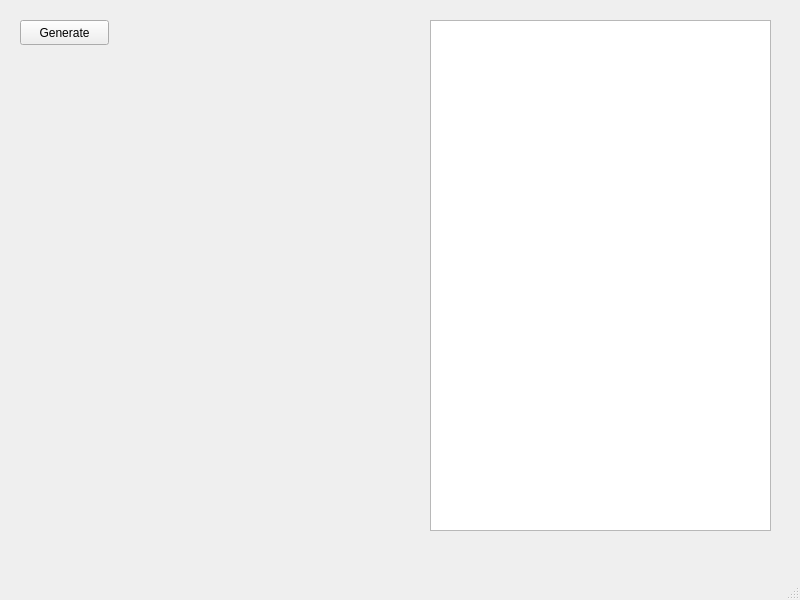
<?xml version="1.0" encoding="UTF-8"?>
<ui version="4.0">
 <class>MainWindow</class>
 <widget class="QMainWindow" name="MainWindow">
  <property name="geometry">
   <rect>
    <x>0</x>
    <y>0</y>
    <width>800</width>
    <height>600</height>
   </rect>
  </property>
  <property name="windowTitle">
   <string>MainWindow</string>
  </property>
  <widget class="QWidget" name="centralwidget">
   <widget class="QPlainTextEdit" name="PTE_Result">
    <property name="geometry">
     <rect>
      <x>430</x>
      <y>20</y>
      <width>341</width>
      <height>511</height>
     </rect>
    </property>
   </widget>
   <widget class="QPushButton" name="PB_Generate">
    <property name="geometry">
     <rect>
      <x>20</x>
      <y>20</y>
      <width>89</width>
      <height>25</height>
     </rect>
    </property>
    <property name="text">
     <string>Generate</string>
    </property>
   </widget>
  </widget>
  <widget class="QMenuBar" name="menubar">
   <property name="geometry">
    <rect>
     <x>0</x>
     <y>0</y>
     <width>800</width>
     <height>22</height>
    </rect>
   </property>
  </widget>
  <widget class="QStatusBar" name="statusbar"/>
 </widget>
 <resources/>
 <connections/>
</ui>
